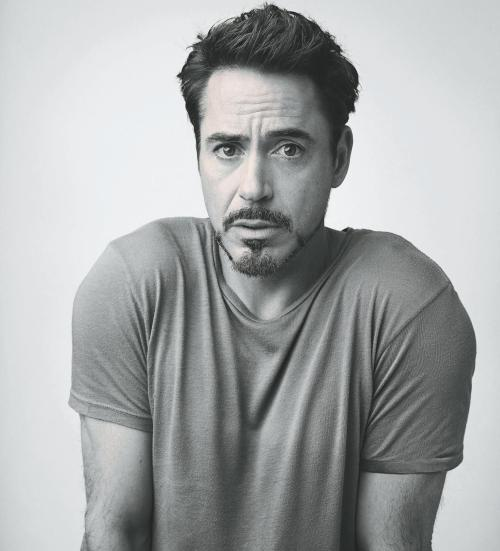
#> input picture image/1-2.jpg, 500 x 551 px, found by its file name; its folder holds only this picture in this run
$ python demo_face2.py
#> lines starting #> are read from the running program, lines starting #| are printed output that depends on the picture; after the words box and inside, x2 and y2 are one past the last pixel; in counts of white or black regions, pixels touching at a corner belong together
import cv2
import numpy as np
import matplotlib.pyplot as plt
import os


path = 'D:\\Python37\\Lib\\site-packages\\cv2\\data\\'

# 1.加载文件和图片 2.进行灰度处理 3.得到haar特征 4.检测人脸 5.标记
face_xml = cv2.CascadeClassifier(path + 'haarcascade_frontalface_default.xml')
eye_xml = cv2.CascadeClassifier(path + 'haarcascade_eye.xml')


imgpath = 'image'
for root, dirs, files in os.walk(imgpath):
    for file in files:
        img = cv2.imread(imgpath + '\\' + file)
#> img is the input picture: shape (551, 500, 3); mean B, G, R 168.2, 167.8, 165.5
        cv2.imshow('img', img)

        gray = cv2.cvtColor(img, cv2.COLOR_BGR2GRAY)

        # 1.灰色图像 2.缩放系数 3.目标大小
        faces = face_xml.detectMultiScale(gray, 1.3, 5)
#> faces = [[174, 85, 167, 167]]
        print('face = ', len(faces))
#| face =  1
        print(faces)
#| [[174  85 167 167]]

        # 绘制人脸，为人脸画方框
        for (x,y,w,h) in faces:
            cv2.rectangle(img, (x,y), (x + w, y + h), (255, 0, 0), 2)
            roi_face = gray[y:y+h, x:x+w]
            roi_color = img[y:y+h, x:x+w]
            eyes = eye_xml.detectMultiScale(roi_face)
            print('eyes = ', len(eyes))
            for (ex,ey,ew,eh) in eyes:
                cv2.rectangle(roi_color, (ex,ey),(ex + ew, ey + eh), (0,255,0), 2)
#> this loop made 1 pass
#> (x, y, w, h, eyes) on pass 1: (174, 85, 167, 167, [[32, 43, 41, 41], [90, 40, 48, 48]])
#| eyes =  2
#> pass 1, `roi_face = gray[y:y+h, x:x+w]`:
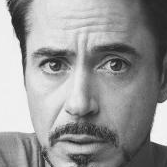
#> roi_face: shape (167, 167); min 31, max 255, mean 150.1
#> pass 1, `roi_color = img[y:y+h, x:x+w]`:
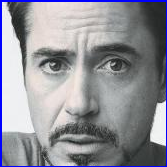
#> roi_color: shape (167, 167, 3); mean B, G, R 152.8, 144.7, 144.4
#> after the loop:
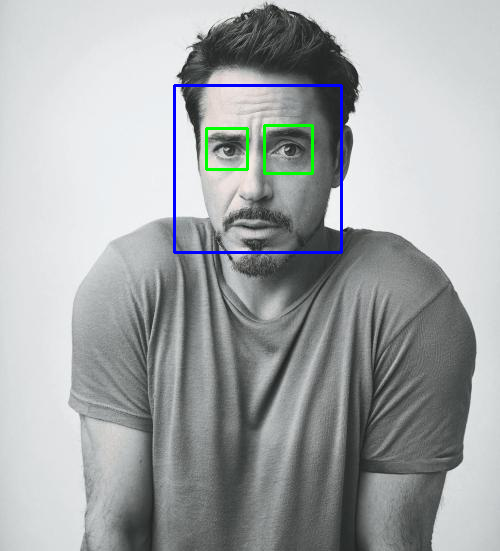
#> img: shape (551, 500, 3); 1.11% of pixels changed, all inside (x1, y1, x2, y2) = (173, 84, 343, 254)
#> after the loop:
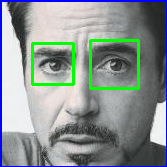
#> roi_color: shape (167, 167, 3); 3.8% of pixels changed, all inside (x1, y1, x2, y2) = (31, 39, 140, 90)

        cv2.imshow('dat', img)
        cv2.waitKey(0)

$ run again, on image/2.jpg
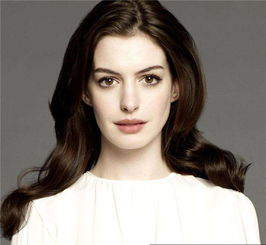
#> input picture image/2.jpg, 266 x 245 px, found by its file name
#> img is the input picture: shape (245, 266, 3); mean B, G, R 120.1, 127.1, 135.9
#> faces = [[76, 40, 107, 107]]
#| face =  1
#| [[ 76  40 107 107]]
#> the loop `for (x,y,w,h) in faces:` made 1 pass
#> (x, y, w, h, eyes) on pass 1: (76, 40, 107, 107, [[60, 26, 26, 26], [18, 28, 26, 26]])
#> (printed output is left out)
#> after the loop `for (x,y,w,h) in faces:`:
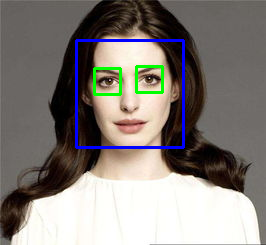
#> img: shape (245, 266, 3); 2.91% of pixels changed, all inside (x1, y1, x2, y2) = (75, 39, 185, 149)
#> after the loop `for (x,y,w,h) in faces:`:
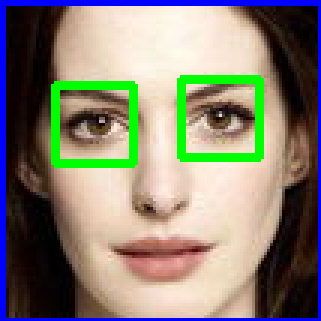
#> roi_color: shape (107, 107, 3) (shown 3 times larger); mean B, G, R 115.8, 128.7, 134.3
